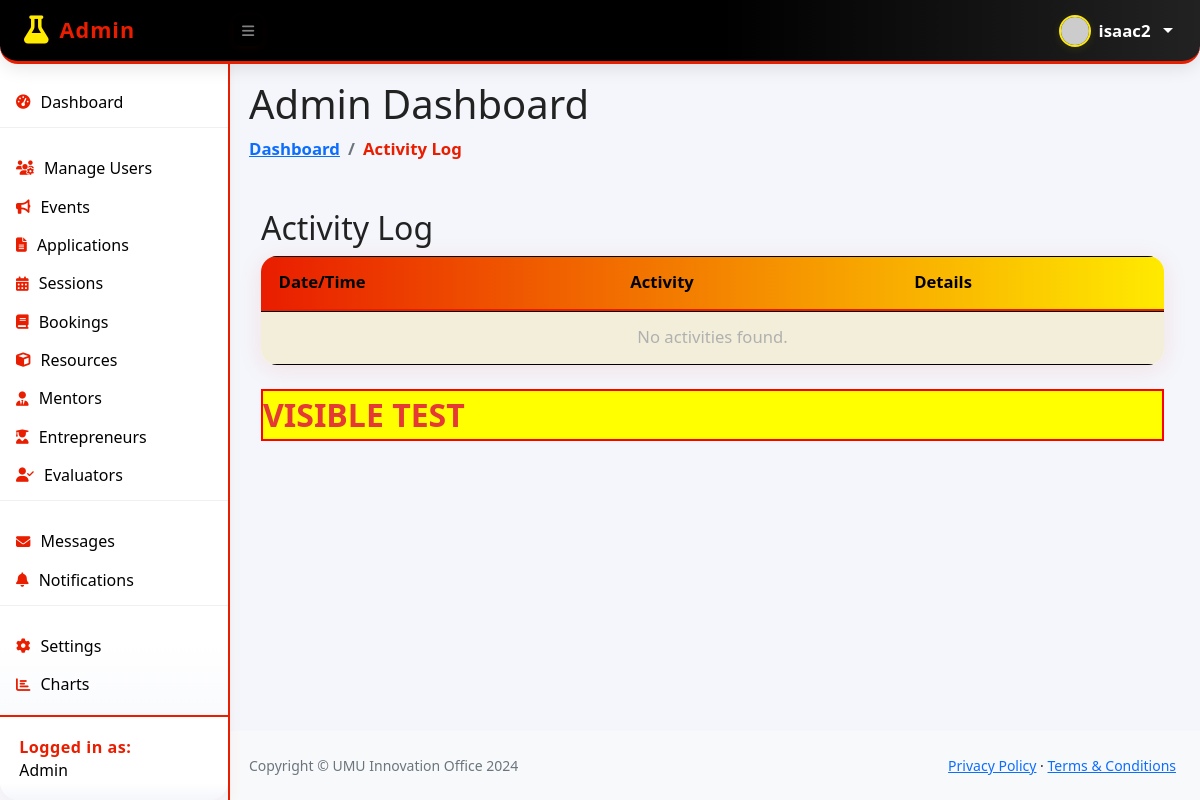
The page /dist/activity_log_admin.php (signed in) on the database as committed earlier.
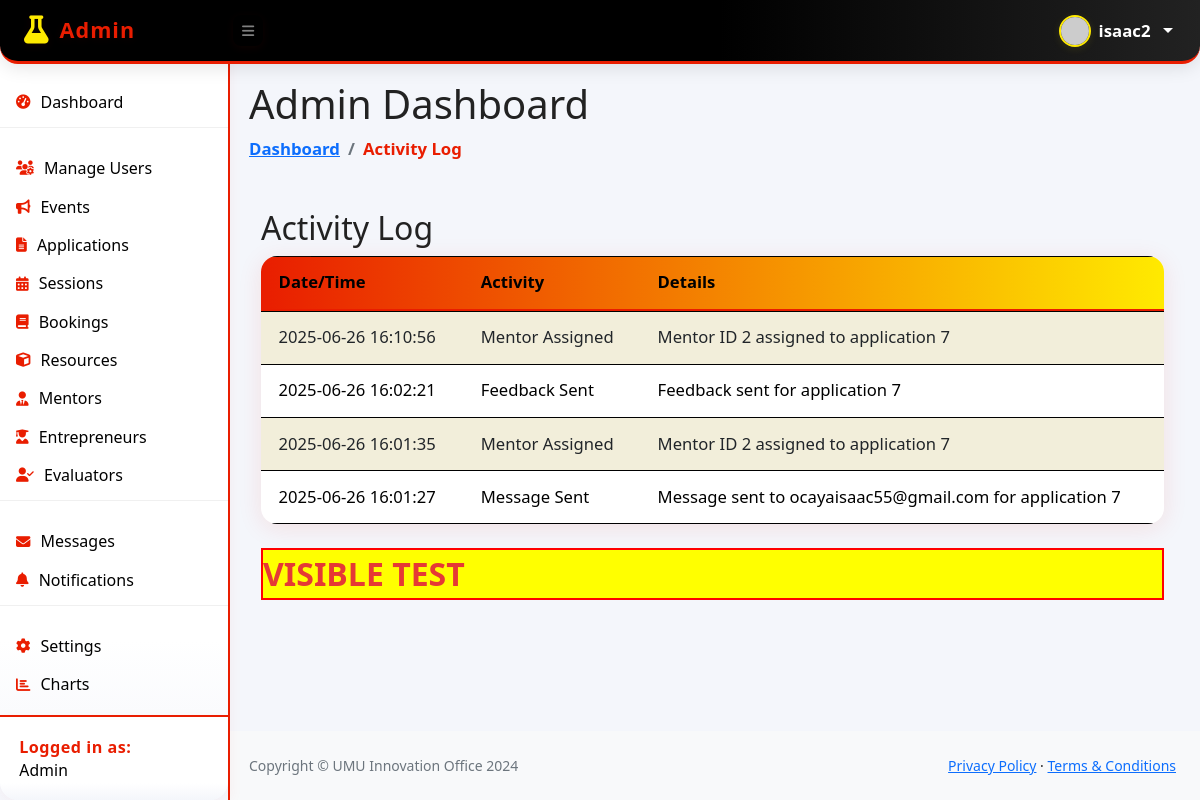
The same page on the database as committed later.
### tables this page shows
CREATE TABLE `activity_log` (
  `id` int(11) NOT NULL,
  `user_id` int(11) DEFAULT NULL,
  `username` varchar(100) DEFAULT NULL,
  `role` varchar(30) DEFAULT NULL,
  `activity` varchar(255) DEFAULT NULL,
  `activity_time` timestamp NOT NULL DEFAULT current_timestamp(),
  `details` text DEFAULT NULL
);

### dist/activity_log_admin.php (the view, shortened to what the changed rows need)
<?php
require_once '../db.php';
$conn = new mysqli($host, $user, $password, $dbname);
$user_id = $_SESSION['user_id'];
$res = $conn->query("SELECT activity, activity_time, details FROM activity_log WHERE user_id=$user_id ORDER BY activity_time DESC LIMIT 50");
$breadcrumb_items = ['Activity Log'];
?>
<div class="container my-5">
    <h2>Activity Log</h2>
    <table class="table table-bordered table-striped">
        <thead>
            <tr>
                <th>Date/Time</th>
                <th>Activity</th>
                <th>Details</th>
            </tr>
        </thead>
        <tbody>
            <?php if ($res && $res->num_rows > 0): while($row = $res->fetch_assoc()): ?>
            <tr>
                <td><?= htmlspecialchars($row['activity_time']) ?></td>
                <td><?= htmlspecialchars($row['activity']) ?></td>
                <td><?= nl2br(htmlspecialchars($row['details'])) ?></td>
            </tr>
            <?php endwhile; else: ?>
            <tr><td colspan="3" class="text-center text-muted">No activities found.</td></tr>
            <?php endif; ?>
        </tbody>
    </table>
</div>
<?php
$page_content = ob_get_clean();
include __DIR__ . '/template_admin.php';

### dist/template_admin.php (shortened to what the changed rows need)
<!DOCTYPE html>
<html lang="en">
<head>
    <link href="https://cdn.jsdelivr.net/npm/simple-datatables@7.1.2/dist/style.min.css" rel="stylesheet" />
    <link href="/system2/dist/css/styles.css" rel="stylesheet" />
    <link href="/system2/dist/css/admin-custom.css" rel="stylesheet" />
    <link rel="stylesheet" href="https://cdnjs.cloudflare.com/ajax/libs/font-awesome/6.3.0/css/all.min.css" />
</head>
<body class="sb-nav-fixed">
    <div id="layoutSidenav">
        <div id="layoutSidenav_content">
            <main>
                <div class="container-fluid px-4">
                    <h1 class="mt-4">Admin Dashboard</h1>
                    <ol class="breadcrumb mb-4">
                        <li class="breadcrumb-item"><a href="admin_dashboard.php">Dashboard</a></li>
                        <?php if (isset($breadcrumb_items)): ?>
                            <?php foreach ($breadcrumb_items as $item): ?>
                                <li class="breadcrumb-item"> <?= $item ?> </li>
                            <?php endforeach; ?>
                        <?php endif; ?>
                    </ol>
                    <?php if (isset($page_content)): ?>
                        <?= $page_content ?>
                    <?php endif; ?>
                </div>
            </main>
        </div>
    </div>
</body>
</html>

Rows that differ between the two databases and show on the page:
added activity_log: activity_time "2025-06-26 16:10:56", activity "Mentor Assigned", details "Mentor ID 2 assigned to application 7"
added activity_log: activity_time "2025-06-26 16:02:21", activity "Feedback Sent", details "Feedback sent for application 7"
added activity_log: activity_time "2025-06-26 16:01:35", activity "Mentor Assigned", details "Mentor ID 2 assigned to application 7"
added activity_log: activity_time "2025-06-26 16:01:27", activity "Message Sent", details "Message sent to ocayaisaac55@gmail.com for application 7"
Other text that changed with them:
text no longer shown: "No activities found."
